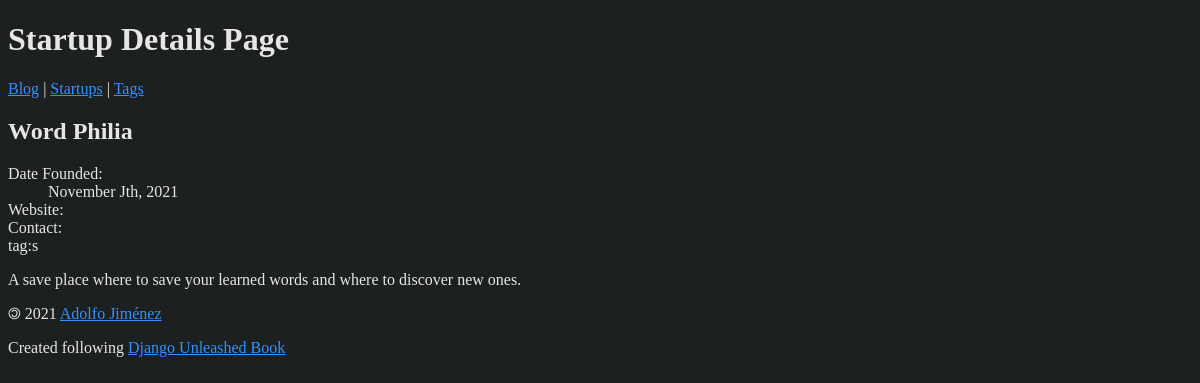
Before: /startup/word-philia/ with the older database file.
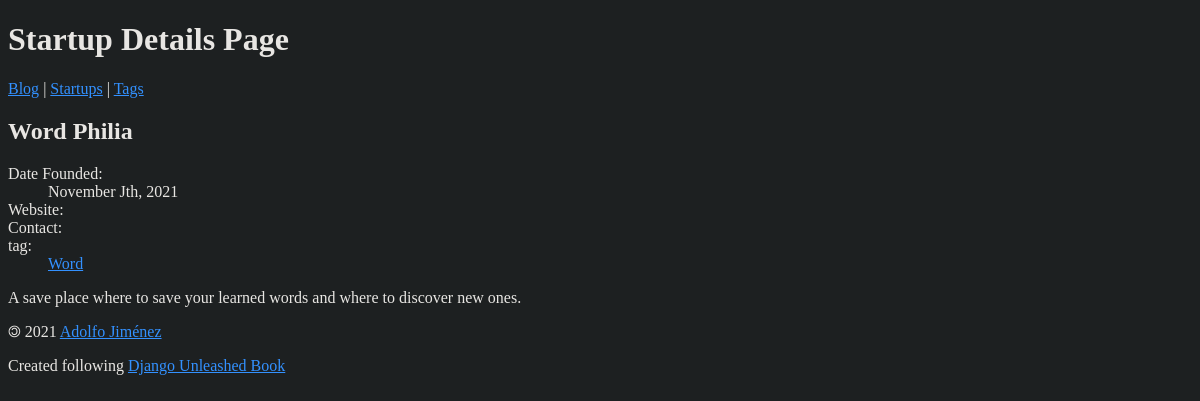
After: the same page with the newer database file.
### organizer/models.py (models this page shows, shortened)
class Startup(models.Model):
    name         = models.CharField(max_length=31)
    slug         = models.SlugField()
    description  = models.TextField()
    founded_date = models.DateField()
    contact      = models.EmailField(max_length=254)
    website      = models.URLField()
    tags         = models.ManyToManyField(Tag)
    class Meta:
        ordering      = ['name']
        get_latest_by = 'founded_date'

class Tag(models.Model):
    name = models.CharField(max_length=31, unique=True)
    slug = models.SlugField(max_length=31, unique=True,
                   help_text='A label for URL config.')
    class Meta:
        ordering = ['name']
    def get_reversed_url(self, path_name):
        return reverse(
            path_name,
            kwargs={'slug': self.slug}
        )
    def get_absolute_url(self):
        return self.get_reversed_url(path_name='tag_detail')

### organizer/views.py (the view)
# urls.py: path('startup/<slug:slug>/', startup_detail, name='startup_detail'),
def startup_detail(request, slug):
    template_name = 'organizer/startup_detail.html'
    context = {'startup': get_object_or_404(Startup, slug__iexact=slug)}
    return render(request, template_name, context)

### organizer/templates/organizer/startup_detail.html (shortened to what this page needs)
{% extends parent_template|default:"organizer/base_organizer.html" %}
{% block heading %}
<h1>Startup Details Page</h1>
{% endblock %}
{% block content %}
<article>
	<h2>{{ startup.name }}</h2>
	<dl>
		<dt>Date Founded:</dt>
		<dd>{{ startup.founded_date|date:"F JS, Y" }}</dd>
		<dt>Website:</dt>
		<dt>Contact:</dt>
		<dt>tag:{{ startup.tags.count|pluralize }}</dt>
		{% for tag in startup.tags.all %}
		<dd><a href="{{ tag.get_absolute_url }}">{{ tag.name|title }}</a></dd>
		{% endfor %}
	</dl>
	{{ startup.description|linebreaks }}
</article>
{% endblock %}

Changed rows visible on the page:
added Tag: name "Word"
